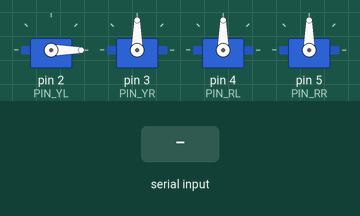
A sketch run on a simulated Arduino Uno, built with avr-gcc and run on an emulated ATmega328P. Shown: 4 × servo. Inputs (shaded band) come from the test bench.

Above: at 1.2 s.
1.3 s: "90,45\n" received over Serial
At 2.1 s:
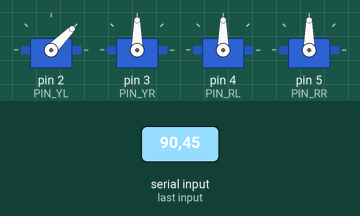
3.8 s: "30,150\n" received over Serial
At 4.6 s:
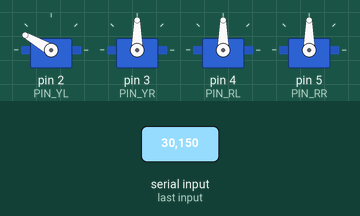
6.3 s: "200\n" received over Serial
At 7.1 s:
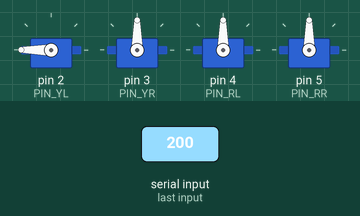
Timing chart, 0 to 9.3 s (numbered marks = the images above; inputs shaded):
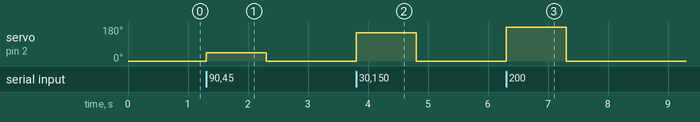

The sketch:

movimientos.ino
```cpp
//-- Configuration of pins where the servos are attached
/*
         ---------------
        |               |
        |     O   O     |
        |               |
 YR ==> |               | <== YL
         ---------------
            ||     ||
            ||     ||
            ||     ||
 RR ==>  ------   ------  <== RL
         ------   ------
*/

  #include <Servo.h>

  #define PIN_YL 2 //servo[0]
  #define PIN_YR 3 //servo[1]
  #define PIN_RL 4 //servo[2]
  #define PIN_RR 5 //servo[3]

///////////////////////////////////////////////////////////////////
//-- Global Variables -------------------------------------------//
///////////////////////////////////////////////////////////////////

Servo YL, YR, RL, RR;

/*-- Zowi has 5 modes:
//--    * MODE = 0: Zowi is awaiting
//--    * MODE = 1: Dancing mode!
//--    * MODE = 2: Obstacle detector mode
//--    * MODE = 3: Noise detector mode
//--    * MODE = 4: ZowiPAD or any Teleoperation mode (listening SerialPort).
*/

void setup() {

  Serial.begin(9600);
  YL.attach(PIN_YL);
  YR.attach(PIN_YR);
  RL.attach(PIN_RL);
  RR.attach(PIN_RR);
}

int data = 0;
void loop() {

  if(Serial.available()>0){
    data = Serial.parseInt();

  }

  YL.write(data);

}
```

Measured:
- after the input at 1.3 s, servo on pin 2 (PIN_YL): 0° → 45° at once, → 0° 1.0 s later
- after the input at 3.8 s, servo on pin 2 (PIN_YL): 0° → 150° at once, → 0° 1.0 s later
- after the input at 6.3 s, servo on pin 2 (PIN_YL): 0° → 180° at once, → 0° 1.0 s later
